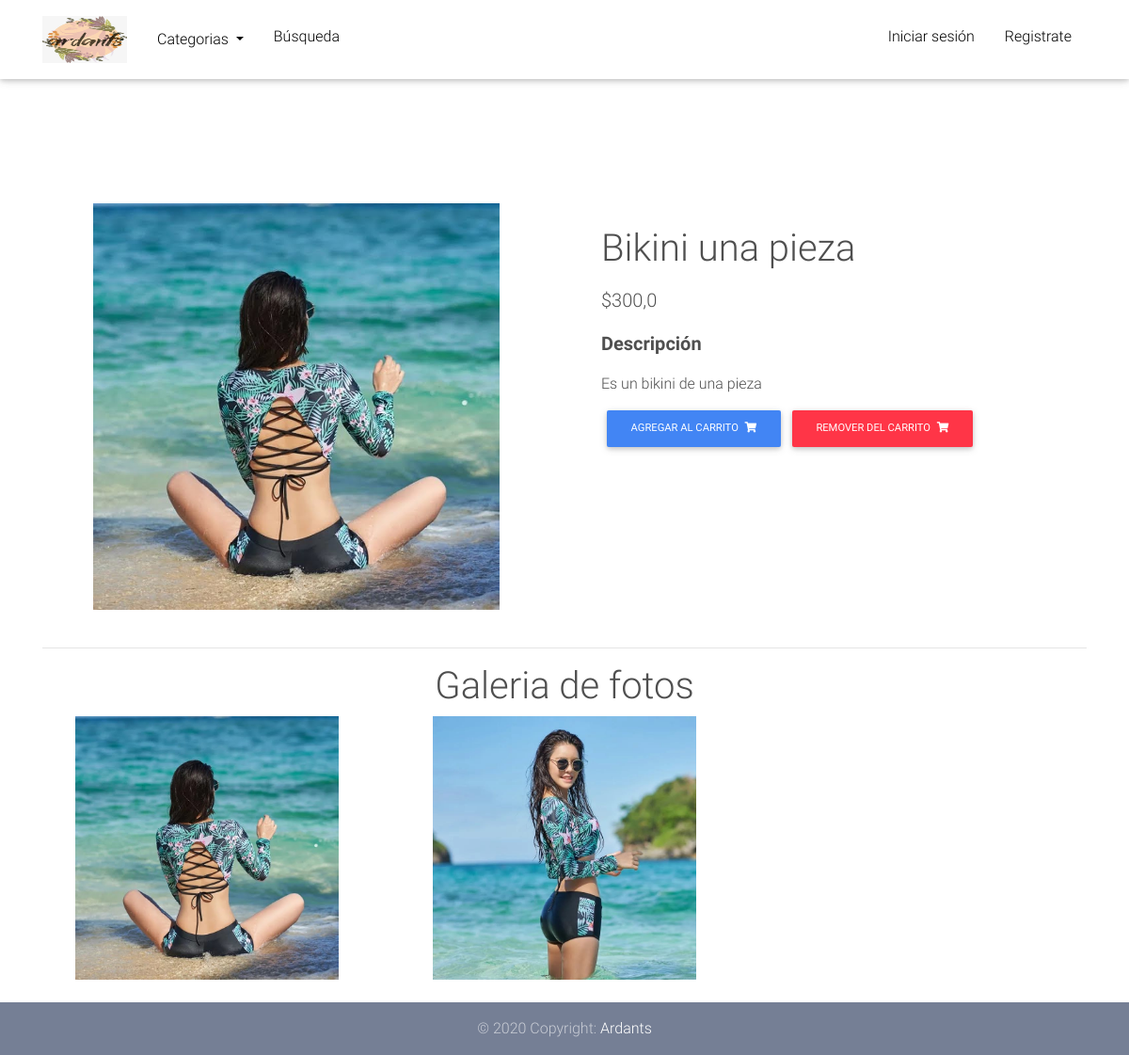
Page /product/bikini-una-pieza/ on the committed database.
### core/models.py (models this page shows, shortened)
class Item(models.Model):
    title = models.CharField(max_length = 100, verbose_name = "Nombre del articulo")
    price = models.FloatField(verbose_name = "Precio")
    discount_price = models.FloatField(blank=True, null=True, verbose_name = "Precio de descuento")
    category = models.ForeignKey(Category, on_delete= models.CASCADE, blank = True, null = True)
    label = models.CharField(choices=LABEL_CHOICES, max_length = 2, verbose_name = "Nuevo o en oferta?")
    slug = models.SlugField(verbose_name = "Link")
    description = models.TextField(verbose_name = "Descripcion")
    image = models.ImageField()
    image2 = models.ImageField(blank = True, null = True)
    image3 = models.ImageField(blank = True, null = True)
    stock = models.IntegerField(default = 1, verbose_name = "Stock")
    class Meta:
        verbose_name = "Producto"
        verbose_name_plural = "Productos"
    def get_add_to_cart_url(self):
        return reverse("core:add-to-cart", kwargs={
            'slug':self.slug
        })
    def get_remove_from_cart_url(self):
        return reverse("core:remove-from-cart", kwargs={
            'slug':self.slug
        })
    def get_title_upper(self):
        return self.title[0].upper() + self.title[1:]

### core/views.py (the view)
# urls.py: path('product/<slug>/', ItemDetailView.as_view(), name="product_page"),
class ItemDetailView(DetailView):
    model = Item
    template_name = "product-page.html"
    def get_context_data(self, **kwargs):
        context = super(ItemDetailView, self).get_context_data(**kwargs)
        context['categorias'] = Category.objects.all()
        return context

### core/models.py (called while the page is built)
    def __str__(self):
        return self.name

### templates/product-page.html (shortened to what this page needs)
{% extends 'base.html' %}
{% load static %}
{% block content %}
  <main class="mt-5 pt-4">
    <div class="container dark-grey-text mt-5">
      <div class="row wow fadeIn justify-content-center">
        <div class="col-md-6 mb-4" >
          <div class="custom-center">
            <img src="{{item.image.url}}" style="width: 80%; height: 100%;"  alt="">
          </div>
        </div>
        <div class="col-md-6 mb-4">
          <div class="p-4">
            <div class="mb-3">
              <h1>{{object.get_title_upper}}</h1>
            </div>
            <p class="lead">
              {% if object.discount_price %}
                <span class="mr-1">
                  <del>${{object.price}}</del>
                </span>
                <span>${{object.discount_price}}</span>
              {% else %}
                <span>${{object.price}}</span>
              {% endif %}
            </p>
            <p class="lead font-weight-bold">Descripción</p>
            <p>{{object.description}}</p>
            <div class="buttons">
              <a href="{{object.get_add_to_cart_url}}" class="btn btn-primary btn-md my-0 p">Agregar al carrito
                <i class="fas fa-shopping-cart ml-1"></i>
              </a>
              <a href="{{object.get_remove_from_cart_url}}" class="btn btn-danger btn-md my-0 p">Remover del carrito
                <i class="fas fa-shopping-cart ml-1"></i>
              </a>
            </div>
          </div>
        </div>
      </div>
      <hr>
      <div>
        <h1 style="text-align: center;">Galeria de fotos</h1>
      </div>
      <div class="row wow fadeIn">
        <div class="col-lg-4 col-md-12 mb-4 custom-center">
          <img style="width: 80%; height: 100%;"  src="{{item.image.url}}" class="img-fluid" alt="">
        </div>
        {% if item.image2 %}
        <div class="col-lg-4 col-md-6 mb-4 custom-center">
          <img style="width: 80%; height: 100%;"  src="{{item.image2.url}}" class="img-fluid" alt="">
        </div>
        {% endif %}
      </div>
    </div>
  </main>
{% endblock %}

### static_in_env/css/style.css (style rules this page uses)
html, body, .view { height: 100%; }
.custom-center { display: flex; justify-content: center; align-items: center; align-content: center; }
.buttons { display: flex; }

### templates/base.html (style rules this page uses)
html, body, header, .carousel { height: 60vh; }

### rows in the picture
Item: image (picture), get_title_upper "Bikini una pieza", price "300,0", description "Es un bikini de una pieza", image2 (picture)
